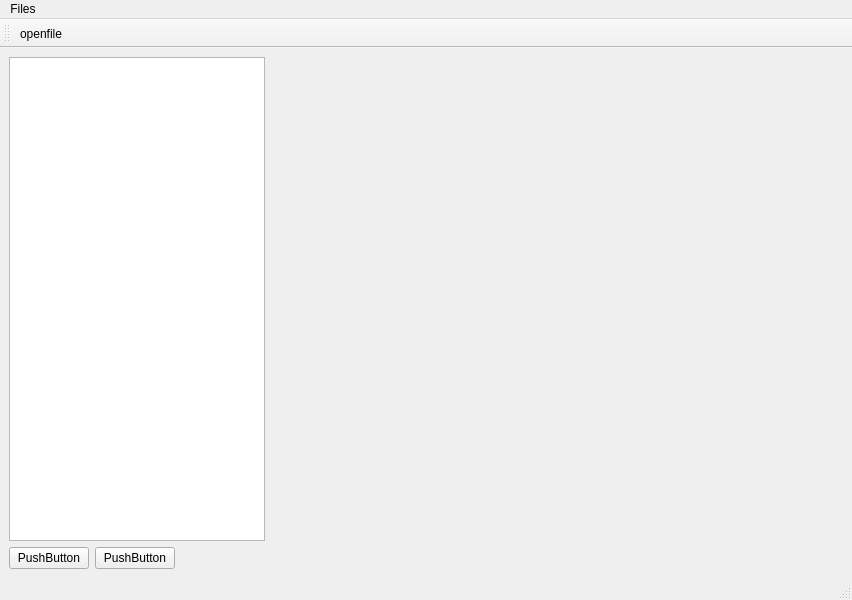
<?xml version="1.0" encoding="UTF-8"?>
<ui version="4.0">
 <class>MainWindow</class>
 <widget class="QMainWindow" name="MainWindow">
  <property name="geometry">
   <rect>
    <x>0</x>
    <y>0</y>
    <width>852</width>
    <height>600</height>
   </rect>
  </property>
  <property name="windowTitle">
   <string>MainWindow</string>
  </property>
  <widget class="QWidget" name="centralwidget">
   <layout class="QHBoxLayout" name="horizontalLayout_3">
    <item>
     <layout class="QVBoxLayout" name="verticalLayout">
      <item>
       <layout class="QHBoxLayout" name="horizontalLayout">
        <item>
         <widget class="QTreeView" name="treeView">
          <property name="sizePolicy">
           <sizepolicy hsizetype="Fixed" vsizetype="Expanding">
            <horstretch>0</horstretch>
            <verstretch>0</verstretch>
           </sizepolicy>
          </property>
         </widget>
        </item>
        <item>
         <widget class="QVTKOpenGLNativeWidget" name="vtkWidget" native="true">
          <property name="sizePolicy">
           <sizepolicy hsizetype="Expanding" vsizetype="Expanding">
            <horstretch>0</horstretch>
            <verstretch>0</verstretch>
           </sizepolicy>
          </property>
         </widget>
        </item>
       </layout>
      </item>
      <item>
       <layout class="QHBoxLayout" name="horizontalLayout_2">
        <item>
         <widget class="QPushButton" name="pushButton">
          <property name="text">
           <string>PushButton</string>
          </property>
         </widget>
        </item>
        <item>
         <widget class="QPushButton" name="pushButton_2">
          <property name="text">
           <string>PushButton</string>
          </property>
         </widget>
        </item>
        <item>
         <spacer name="horizontalSpacer">
          <property name="orientation">
           <enum>Qt::Horizontal</enum>
          </property>
          <property name="sizeHint" stdset="0">
           <size>
            <width>40</width>
            <height>20</height>
           </size>
          </property>
         </spacer>
        </item>
       </layout>
      </item>
     </layout>
    </item>
   </layout>
  </widget>
  <widget class="QMenuBar" name="menubar">
   <property name="geometry">
    <rect>
     <x>0</x>
     <y>0</y>
     <width>852</width>
     <height>21</height>
    </rect>
   </property>
   <widget class="QMenu" name="menuFiles">
    <property name="title">
     <string>Files</string>
    </property>
    <addaction name="actionopenfile"/>
   </widget>
   <addaction name="menuFiles"/>
  </widget>
  <widget class="QStatusBar" name="statusbar"/>
  <widget class="QToolBar" name="toolBar">
   <property name="windowTitle">
    <string>toolBar</string>
   </property>
   <attribute name="toolBarArea">
    <enum>TopToolBarArea</enum>
   </attribute>
   <attribute name="toolBarBreak">
    <bool>false</bool>
   </attribute>
   <addaction name="actionopenfile"/>
  </widget>
  <action name="actionopenfile">
   <property name="icon">
    <iconset>
     <normaloff>icons/filesave.png</normaloff>icons/filesave.png</iconset>
   </property>
   <property name="text">
    <string>openfile</string>
   </property>
  </action>
 </widget>
 <customwidgets>
  <customwidget>
   <class>QVTKOpenGLNativeWidget</class>
   <extends>QWidget</extends>
   <header>QVTKOpenGLNativeWidget.h</header>
   <container>1</container>
  </customwidget>
 </customwidgets>
 <resources/>
 <connections/>
</ui>
